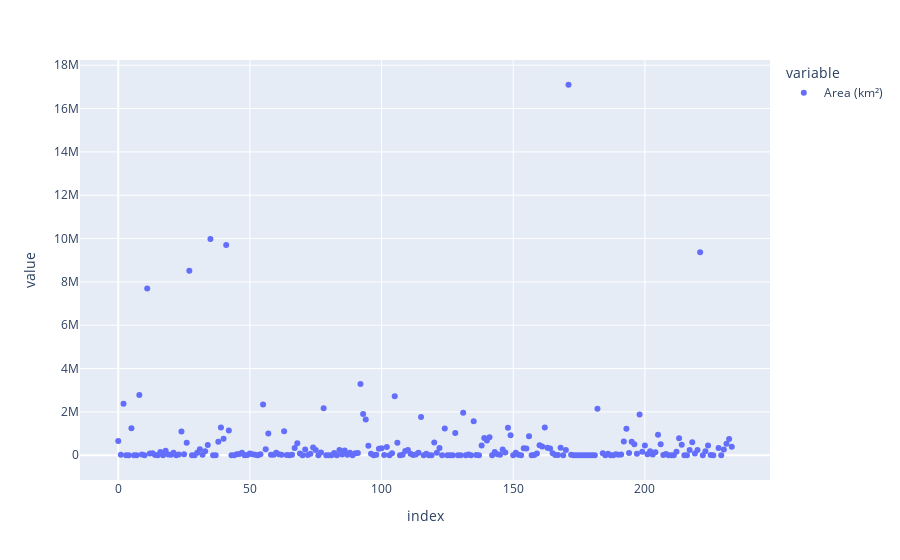

Here is the notebook cell this chart was saved with:
### Code cell
import plotly.express as px
px.box(df['Area (km²)'].sort_values())

### Figure 1 — Plotly figure (JSON) as saved in the notebook; plotly's stock layout.template omitted (floating-point values rounded to 4 significant figures; data arrays with more than 128 entries replaced by an {"elided": "..."} marker saying what was removed)
{"data": [{"hovertemplate": "variable=Area (km²)<br>index=%{x}<br>value=%{y}<extra></extra>", "legendgroup": "Area (km²)", "marker": {"color": "#636efa", "symbol": "circle"}, "mode": "markers", "name": "Area (km²)", "orientation": "v", "showlegend": true, "type": "scatter", "x": {"elided": "234 int values"}, "xaxis": "x", "y": {"elided": "234 int values"}, "yaxis": "y"}], "layout": {"legend": {"title": {"text": "variable"}, "tracegroupgap": 0}, "margin": {"t": 60}, "xaxis": {"anchor": "y", "domain": [0, 1], "title": {"text": "index"}}, "yaxis": {"anchor": "x", "domain": [0, 1], "title": {"text": "value"}}}}
